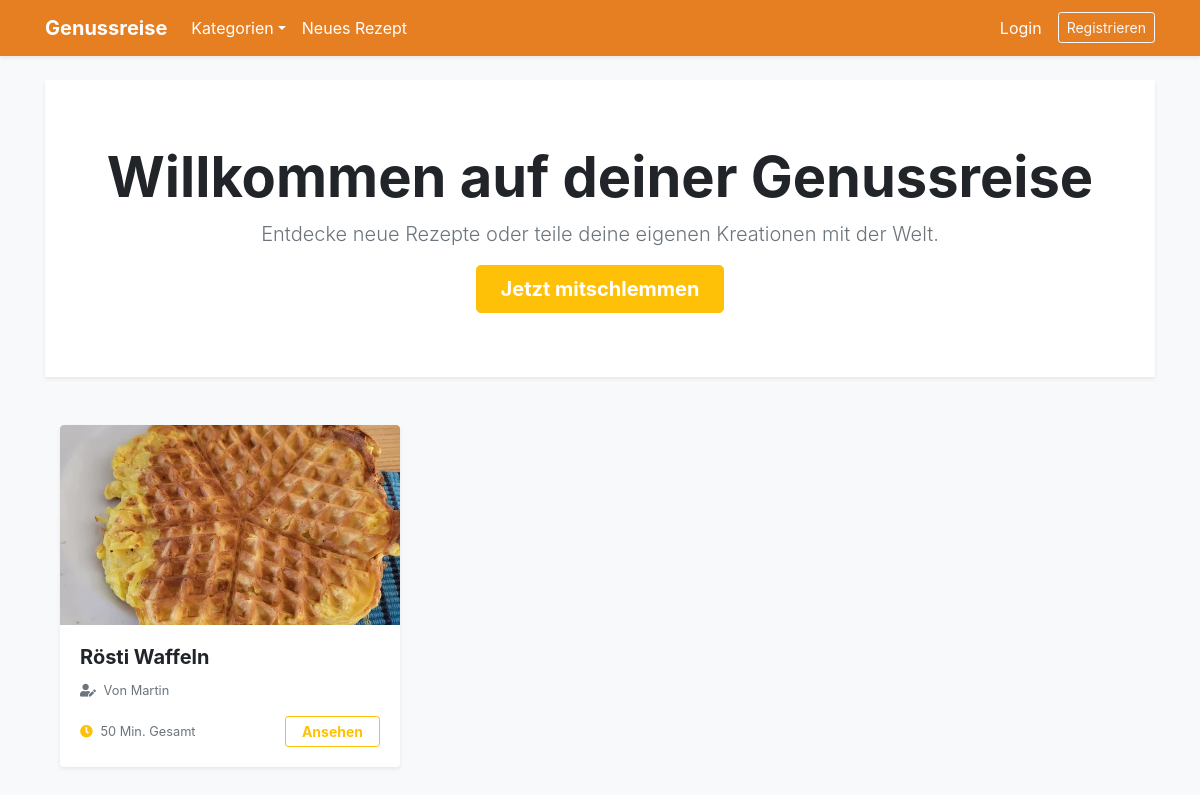
The page / on the database its author committed.
### app.py (models this page shows)
class Recipe(db.Model):
    id = db.Column(db.Integer, primary_key=True)
    name = db.Column(db.String(100), nullable=False)
    instructions = db.Column(db.Text, nullable=False)
    prep_time = db.Column(db.Integer, default=0)
    cook_time = db.Column(db.Integer, default=0)
    rest_time = db.Column(db.Integer, default=0)
    servings = db.Column(db.Integer, default=1)
    calories = db.Column(db.Integer, default=0) # pro 100g
    protein = db.Column(db.Float, default=0.0)
    carbs = db.Column(db.Float, default=0.0)
    fat = db.Column(db.Float, default=0.0)
    image_file = db.Column(db.String(100), nullable=False, default='default.jpg')
    user_id = db.Column(db.Integer, db.ForeignKey('user.id'), nullable=False)
    ingredients = db.relationship('Ingredient', backref='recipe', lazy=True, cascade="all, delete-orphan")
    @property
    def total_time(self):
        return (self.prep_time or 0) + (self.cook_time or 0) + (self.rest_time or 0)

class User(db.Model, UserMixin):
    id = db.Column(db.Integer, primary_key=True)
    username = db.Column(db.String(20), unique=True, nullable=False)
    email = db.Column(db.String(120), unique=True, nullable=False)
    password = db.Column(db.String(60), nullable=False)
    is_admin = db.Column(db.Boolean, default=False)
    recipes = db.relationship('Recipe', backref='author', lazy=True)

### app.py (the view)
@app.route("/")
def index():
    page = request.args.get('page', 1, type=int)
    recipes = Recipe.query.order_by(Recipe.id.desc()).paginate(page=page, per_page=6)
    return render_template('index.html', recipes=recipes)

### app.py (called while the page is built)
def get_categories():
    cat_names = ["Abendessen", "Asiatisch", "Backen", "Beilagen", "Brot & Brötchen", "Dessert",
                 "Eintöpfe", "Fisch", "Fleisch", "Frühstück", "Geflügel", "Getränke",
                 "Hauptspeise", "Italienisch", "Low Carb", "Mittagessen", "Nachtisch",
                 "Pasta", "Pizza", "Salate", "Snacks", "Suppen", "Vegan", "Vegetarisch", "Vorspeise"]
    return [{'id': i+1, 'name': name} for i, name in enumerate(cat_names)]

@app.context_processor
def inject_categories():
    return dict(all_categories=get_categories())

### templates/index.html (shortened to what this page needs)
{% extends "base.html" %}
{% block content %}
<div class="jumbotron jumbotron-fluid bg-white shadow-sm mb-5">
    <div class="container text-center">
        <h1 class="display-4 font-weight-bold">Willkommen auf deiner Genussreise</h1>
        <p class="lead text-muted">Entdecke neue Rezepte oder teile deine eigenen Kreationen mit der Welt.</p>
        {% if not current_user.is_authenticated %}
            <a href="{{ url_for('register') }}" class="btn btn-warning btn-lg text-white font-weight-bold px-4">Jetzt mitschlemmen</a>
        {% else %}
            <a href="{{ url_for('new_recipe') }}" class="btn btn-warning btn-lg text-white font-weight-bold px-4">Neues Rezept erstellen</a>
        {% endif %}
    </div>
</div>
<div class="container">
    <div class="row">
        {% if recipes.items %}
            {% for recipe in recipes.items %}
                <div class="col-md-6 col-lg-4 mb-4">
                    <div class="card h-100 border-0 shadow-sm recipe-card">
                        <div style="height: 200px; overflow: hidden;" class="rounded-top">
                            <img src="{{ url_for('static', filename='uploads/' + recipe.image_file) }}"
                                 class="card-img-top"
                                 alt="{{ recipe.name }}"
                                 style="object-fit: cover; height: 100%; width: 100%;">
                        </div>
                        <div class="card-body">
                            <h5 class="card-title font-weight-bold">{{ recipe.name }}</h5>
                            <p class="card-text text-muted small">
                                <i class="fas fa-user-edit mr-1"></i> Von {{ recipe.author.username }}
                            </p>
                            <div class="d-flex justify-content-between align-items-center mt-3">
                                <span class="text-muted small">
                                    <i class="fas fa-clock text-warning mr-1"></i> {{ recipe.total_time }} Min. Gesamt
                                </span>
                                <a href="{{ url_for('recipe_detail', recipe_id=recipe.id) }}"
                                   class="btn btn-sm btn-outline-warning font-weight-bold px-3">Ansehen</a>
                            </div>
                        </div>
                    </div>
                </div>
            {% endfor %}
        {% else %}
            <div class="col-12 text-center py-5">
                <i class="fas fa-utensils fa-3x text-muted mb-3"></i>
                <h3>Noch keine Rezepte vorhanden.</h3>
                <p class="text-muted">Sei der Erste und erstelle ein leckeres Rezept!</p>
            </div>
        {% endif %}
    </div>
</div>
{% endblock %}

### templates/index.html (style rules this page uses)
.recipe-card { transition: transform 0.2s ease-in-out; }

### rows shown on the page
Recipe: image_file (picture), name "Rösti Waffeln", author.username "Martin", total_time "50"
